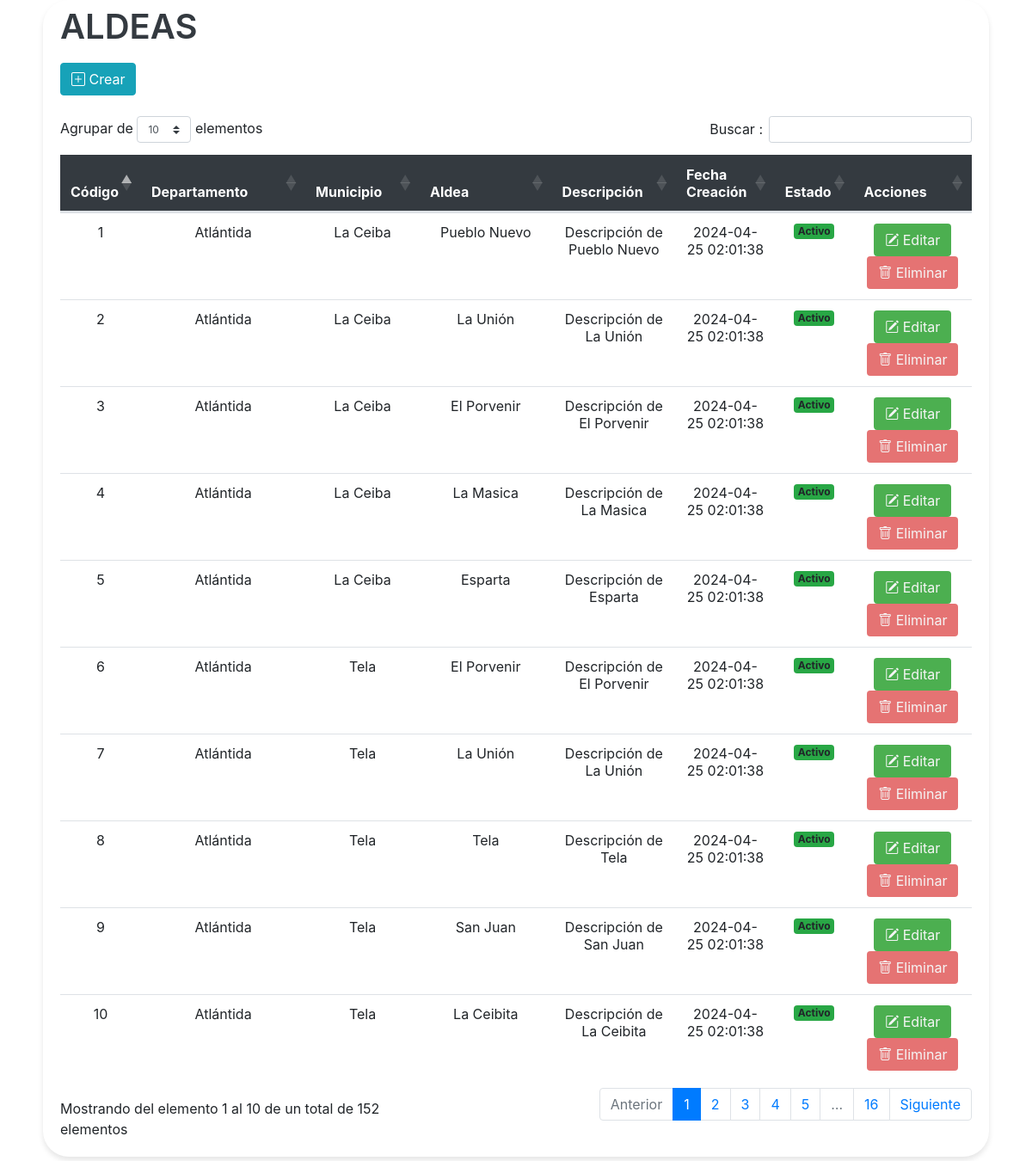
The app's page /vistas/Mantenimiento_Aldea.php with its own data.
### tables this page shows
CREATE TABLE `tbl_aldeas` (
  `Id_Aldea` bigint(20) NOT NULL,
  `Id_Departamento` bigint(20) NOT NULL,
  `Id_Municipio` bigint(20) NOT NULL,
  `Nombre_Aldea` varchar(100) DEFAULT NULL,
  `Descripcion` varchar(255) DEFAULT NULL,
  `Estado` enum('A','I') DEFAULT NULL,
  `Creado_Por` varchar(50) NOT NULL,
  `Fecha_Creacion` timestamp NOT NULL DEFAULT current_timestamp(),
  `Modificado_Por` varchar(50) DEFAULT NULL,
  `Fecha_Modificacion` timestamp NOT NULL DEFAULT current_timestamp()
);

CREATE TABLE `tbl_departamentos` (
  `Id_Departamento` bigint(20) NOT NULL,
  `Nombre_Departamento` varchar(100) DEFAULT NULL,
  `Descripcion` varchar(255) DEFAULT NULL,
  `Creado_Por` varchar(25) NOT NULL,
  `Fecha_Creacion` timestamp NOT NULL DEFAULT current_timestamp(),
  `Modificado_Por` varchar(25) DEFAULT NULL,
  `Fecha_Modificacion` timestamp NOT NULL DEFAULT current_timestamp() ON UPDATE current_timestamp(),
  `Estado` enum('A','I') DEFAULT NULL
);

CREATE TABLE `tbl_municipios` (
  `Id_Municipio` bigint(20) NOT NULL,
  `Id_Departamento` bigint(20) NOT NULL,
  `Nombre_Municipio` varchar(100) DEFAULT NULL,
  `Descripcion` varchar(255) DEFAULT NULL,
  `Creado_Por` varchar(25) NOT NULL,
  `Fecha_Creacion` timestamp NOT NULL DEFAULT current_timestamp(),
  `Modificado_Por` varchar(25) DEFAULT NULL,
  `Fecha_Modificacion` timestamp NOT NULL DEFAULT current_timestamp() ON UPDATE current_timestamp(),
  `Estado` enum('A','I') DEFAULT 'A'
);

### vistas/Mantenimiento_Aldea.php (the view, shortened to what this page needs)
<link href="https://cdn.jsdelivr.net/npm/bootstrap-icons@1.10.0/font/bootstrap-icons.css" rel="stylesheet">
<link rel="stylesheet" href="assets/css/estilos.css">
    <link rel="stylesheet" href="https://cdnjs.cloudflare.com/ajax/libs/twitter-bootstrap/4.1.3/css/bootstrap.css">
    <link rel="stylesheet" href="https://cdn.datatables.net/1.10.20/css/dataTables.bootstrap4.min.css">
<div class="containertable">
    <div class="d-flex justify-content-between align-items-end mb-4">
        <div>
            <h1 class="poppins-font mb-2">ALDEAS</h1>
            <br>
            <a href="#" data-bs-toggle="modal" data-bs-target="#modalForm" class="btn btn-info">
                <i class="bi bi-plus-square icono-grande"></i> Crear
            </a>
        </div>
    </div>
    <div class="table-responsive">
  <!--El diseño de la table cuando ya esté todo unido
    <table id="tablax" class="table table-striped table-bordered" style="width:100%"> -->
    <table id="tablax" class="table table-hover">
            <thead class="table-dark text-center" style="background-color: #343A40;">
                <tr>
                    <th scope="col">Código</th>
                    <th scope="col">Departamento</th>
                    <th scope="col">Municipio</th>
                    <th scope="col">Aldea</th>
                    <th scope="col">Descripción</th>
                    <th scope="col">Fecha Creación</th>
                    <th scope="col">Estado</th>
                    <th scope="col">Acciones</th>
                </tr>
            </thead>
            <tbody class="text-center">
                <?php
                include "../php/conexion_be.php";
                $sql = $conexion->query("SELECT A.*, D.Nombre_Departamento, M.Nombre_Municipio
                FROM tbl_aldeas A
                INNER JOIN tbl_departamentos D ON A.Id_Departamento = D.Id_Departamento
                INNER JOIN tbl_municipios M ON A.Id_Municipio = M.Id_Municipio;
                ");
                while ($datos = $sql->fetch_object()) { ?>
                    <tr>
                        <td><?= $datos->Id_Aldea ?></td>
                        <td><?= $datos->Nombre_Departamento ?></td>
                        <td><?= $datos->Nombre_Municipio ?></td>
                        <td><?= $datos->Nombre_Aldea ?></td>
                        <td><?= $datos->Descripcion ?></td>
                        <td><?= $datos->Fecha_Creacion ?></td>
                        <td><?php
                            if ($datos->Estado == "A") {
                                echo '<span class="badge bg-success">Activo</span>';
                            } else {
                                echo '<span class="badge bg-danger">Inactivo</span>';
                            }
                            ?></td>
                        <td>
                            <button type="button" class="btn btn-editar" data-toggle="modal" data-target="#modalEditar" onclick="abrirModalEditar
                            ('<?= $datos->Id_Aldea ?>', '<?= $datos->Nombre_Aldea ?>','<?= $datos->Descripcion ?>', '<?= $datos->Estado ?>', '<?= $datos->Id_Municipio ?>','<?= $datos->Id_Departamento ?>')">
                                <i class="bi bi-pencil-square"></i>
                                Editar
                            </button>
                            <form id="deleteForm" method="POST" action="modelos/eliminar_aldea.php" style="display: inline;">
                                <button type="submit" class="btn btn-eliminar">
                                    <i class="bi bi-trash"></i>
                                    Eliminar
                                </button>
                            </form>
                        </td>
                    </tr>
                <?php }
                ?>
            </tbody>
        </table>
    </div>
</div>

### assets/css/estilos.css (style rules this page uses)
.poppins-font { color: var(--heading, #343A40); font-size: 40px; font-style: normal; font-weight: 600; line-height: 21px; }
.containertable { background-color: #fff; padding: 20px; border-radius: 30px; margin-bottom: 20px; margin-left: 50px; margin-right: 50px; box-shadow: 0 4px 6px rgba(0, 0, 0, 0.1); }
.btn-editar { background-color: #4CAF50; color: whitesmoke; }
.btn-eliminar { background-color: #E57373; color: whitesmoke; }
.btn-editar, .btn-eliminar { transition: background-color 0.3s ease; }

### records on screen
tbl_aldeas: Id_Aldea "1", Id_Departamento.Nombre_Departamento "Atlántida", Id_Municipio.Nombre_Municipio "La Ceiba", Nombre_Aldea "Pueblo Nuevo", Descripcion "Descripción de Pueblo Nuevo", Fecha_Creacion "2024-04-25 02:01:38", Estado "Activo"
tbl_aldeas: Id_Aldea "2", Id_Departamento.Nombre_Departamento "Atlántida", Id_Municipio.Nombre_Municipio "La Ceiba", Nombre_Aldea "La Unión", Descripcion "Descripción de La Unión", Fecha_Creacion "2024-04-25 02:01:38", Estado "Activo"
tbl_aldeas: Id_Aldea "3", Id_Departamento.Nombre_Departamento "Atlántida", Id_Municipio.Nombre_Municipio "La Ceiba", Nombre_Aldea "El Porvenir", Descripcion "Descripción de El Porvenir", Fecha_Creacion "2024-04-25 02:01:38", Estado "Activo"
tbl_aldeas: Id_Aldea "4", Id_Departamento.Nombre_Departamento "Atlántida", Id_Municipio.Nombre_Municipio "La Ceiba", Nombre_Aldea "La Masica", Descripcion "Descripción de La Masica", Fecha_Creacion "2024-04-25 02:01:38", Estado "Activo"
tbl_aldeas: Id_Aldea "5", Id_Departamento.Nombre_Departamento "Atlántida", Id_Municipio.Nombre_Municipio "La Ceiba", Nombre_Aldea "Esparta", Descripcion "Descripción de Esparta", Fecha_Creacion "2024-04-25 02:01:38", Estado "Activo"
tbl_aldeas: Id_Aldea "6", Id_Departamento.Nombre_Departamento "Atlántida", Id_Municipio.Nombre_Municipio "Tela", Nombre_Aldea "El Porvenir", Descripcion "Descripción de El Porvenir", Fecha_Creacion "2024-04-25 02:01:38", Estado "Activo"
tbl_aldeas: Id_Aldea "7", Id_Departamento.Nombre_Departamento "Atlántida", Id_Municipio.Nombre_Municipio "Tela", Nombre_Aldea "La Unión", Descripcion "Descripción de La Unión", Fecha_Creacion "2024-04-25 02:01:38", Estado "Activo"
tbl_aldeas: Id_Aldea "8", Id_Departamento.Nombre_Departamento "Atlántida", Id_Municipio.Nombre_Municipio "Tela", Nombre_Aldea "Tela", Descripcion "Descripción de Tela", Fecha_Creacion "2024-04-25 02:01:38", Estado "Activo"
tbl_aldeas: Id_Aldea "9", Id_Departamento.Nombre_Departamento "Atlántida", Id_Municipio.Nombre_Municipio "Tela", Nombre_Aldea "San Juan", Descripcion "Descripción de San Juan", Fecha_Creacion "2024-04-25 02:01:38", Estado "Activo"
tbl_aldeas: Id_Aldea "10", Id_Departamento.Nombre_Departamento "Atlántida", Id_Municipio.Nombre_Municipio "Tela", Nombre_Aldea "La Ceibita", Descripcion "Descripción de La Ceibita", Fecha_Creacion "2024-04-25 02:01:38", Estado "Activo"
